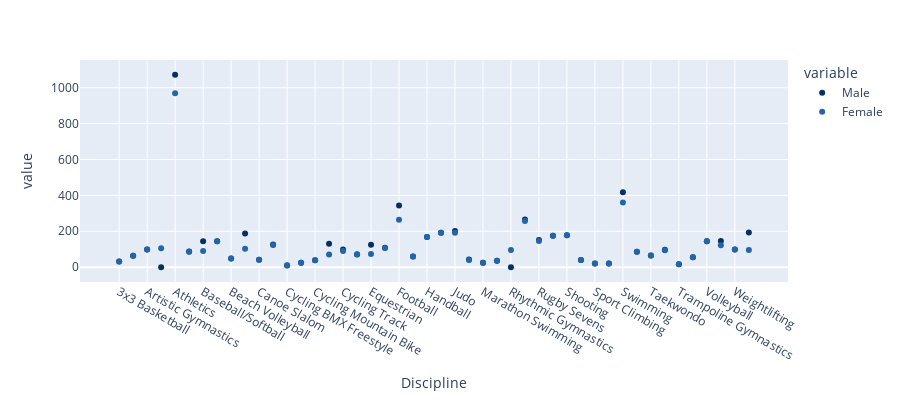

Notebook code cell kept with this figure:
### Code cell
px.scatter(data_frame=genderdata,x='Discipline',y=['Male','Female'],color_discrete_sequence=px.colors.sequential.RdBu_r,height=400)

### Figure 1 — Plotly figure (JSON) as saved in the notebook; plotly's stock layout.template omitted (floating-point values rounded to 4 significant figures)
{"data": [{"hovertemplate": "variable=Male<br>Discipline=%{x}<br>value=%{y}<extra></extra>", "legendgroup": "Male", "marker": {"color": "rgb(5,48,97)", "symbol": "circle"}, "mode": "markers", "name": "Male", "orientation": "v", "showlegend": true, "type": "scatter", "x": ["3x3 Basketball", "Archery", "Artistic Gymnastics", "Artistic Swimming", "Athletics", "Badminton", "Baseball/Softball", "Basketball", "Beach Volleyball", "Boxing", "Canoe Slalom", "Canoe Sprint", "Cycling BMX Freestyle", "Cycling BMX Racing", "Cycling Mountain Bike", "Cycling Road", "Cycling Track", "Diving", "Equestrian", "Fencing", "Football", "Golf", "Handball", "Hockey", "Judo", "Karate", "Marathon Swimming", "Modern Pentathlon", "Rhythmic Gymnastics", "Rowing", "Rugby Sevens", "Sailing", "Shooting", "Skateboarding", "Sport Climbing", "Surfing", "Swimming", "Table Tennis", "Taekwondo", "Tennis", "Trampoline Gymnastics", "Triathlon", "Volleyball", "Water Polo", "Weightlifting", "Wrestling"], "xaxis": "x", "y": [32, 64, 98, 0, 1072, 87, 144, 144, 48, 187, 41, 126, 9, 24, 38, 131, 99, 71, 125, 108, 344, 60, 168, 192, 201, 42, 25, 36, 0, 265, 151, 175, 178, 40, 20, 20, 418, 86, 65, 97, 16, 55, 144, 146, 99, 193], "yaxis": "y"}, {"hovertemplate": "variable=Female<br>Discipline=%{x}<br>value=%{y}<extra></extra>", "legendgroup": "Female", "marker": {"color": "rgb(33,102,172)", "symbol": "circle"}, "mode": "markers", "name": "Female", "orientation": "v", "showlegend": true, "type": "scatter", "x": ["3x3 Basketball", "Archery", "Artistic Gymnastics", "Artistic Swimming", "Athletics", "Badminton", "Baseball/Softball", "Basketball", "Beach Volleyball", "Boxing", "Canoe Slalom", "Canoe Sprint", "Cycling BMX Freestyle", "Cycling BMX Racing", "Cycling Mountain Bike", "Cycling Road", "Cycling Track", "Diving", "Equestrian", "Fencing", "Football", "Golf", "Handball", "Hockey", "Judo", "Karate", "Marathon Swimming", "Modern Pentathlon", "Rhythmic Gymnastics", "Rowing", "Rugby Sevens", "Sailing", "Shooting", "Skateboarding", "Sport Climbing", "Surfing", "Swimming", "Table Tennis", "Taekwondo", "Tennis", "Trampoline Gymnastics", "Triathlon", "Volleyball", "Water Polo", "Weightlifting", "Wrestling"], "xaxis": "x", "y": [32, 64, 98, 105, 969, 86, 90, 144, 48, 102, 41, 123, 10, 24, 38, 70, 90, 72, 73, 107, 264, 60, 168, 192, 192, 40, 25, 36, 96, 257, 146, 175, 178, 40, 20, 20, 361, 86, 65, 94, 16, 55, 144, 122, 98, 96], "yaxis": "y"}], "layout": {"height": 400, "legend": {"title": {"text": "variable"}, "tracegroupgap": 0}, "margin": {"t": 60}, "xaxis": {"anchor": "y", "domain": [0, 1], "title": {"text": "Discipline"}}, "yaxis": {"anchor": "x", "domain": [0, 1], "title": {"text": "value"}}}}
